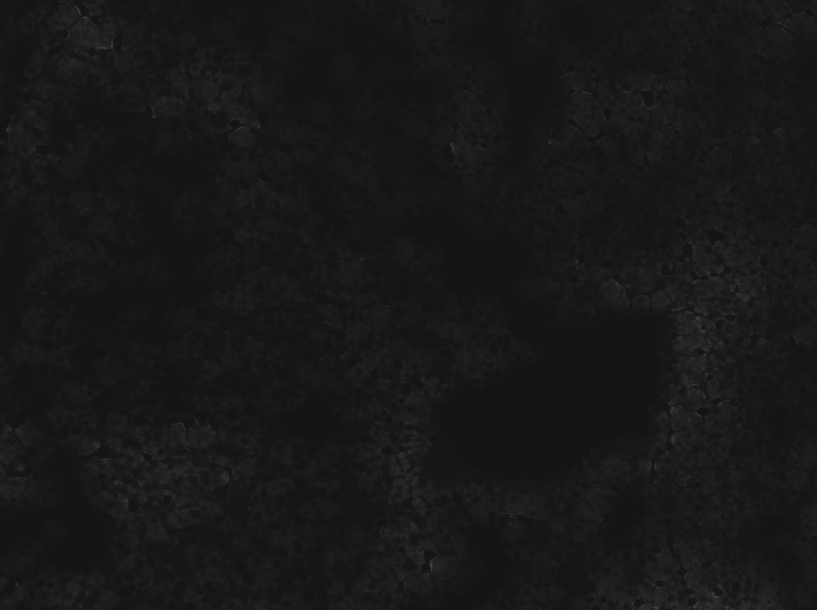
%> input picture Data/Tissue Samples/Blanks/WC012-9c-B1.tif, 817 x 610 px; its folder holds only this picture in this run
$ octave BlankSampleAnalysis.m   (GNU Octave 9; MATLAB toolbox functions it lacks are replaced by stand-ins)
%> lines starting %> are read from the running program, lines starting %| are printed output that depends on the picture; in (x1, y1, x2, y2) boxes, pixels count from 0 and x2, y2 are one past the last pixel; in counts of white or black regions, pixels touching at a corner belong together; the program's own positions count from 1
### Codes/Function/MaskSubtract.m
function [out] = MaskSubtract(img,input_mask,figure_num)
overlay = imoverlay(img,input_mask, 'red');
figure(figure_num);
imshow(overlay);
title({'Manually Subtracting: Drag the mouse to select a region'});
xlabel({'Once region is selected press [Enter] to continue or [R] to not count the selected region'});
overlap = seg();
out = input_mask - overlap;
out(out<0) = 0;
out(out>1) = 1;
out = logical(out);
end

### Codes/Function/seg.m
% Segment in/out beads/tissues using imfreehand
% input is a plot
function [s] = seg(b)
m = 0;
k = 1;
while k>0;
    q = imfreehand(); % Getting ROIs
    q = createMask(q);
    s(:,:,m+1) = q;
    m = k-m;
    k = k+1;
    prompt = ['Done? (Press [ENTER] to continue or [Y] to finish) \n' ...
             '      (Press [R] to not count that region)  '];
    in = input(prompt, 's');
    if isempty(in)
        s = sum(s, 3);
        continue
    elseif in=='r'
        continue
    else
        s = sum(s, 3);
        s = logical(s);
        break
    end
end
end

### Codes/Analysis/BlankSampleAnalysis.m
%% WARNING - Run cell by cell by pressing [CTRL] + [ENTER] to preserve necessary results

clear all; close all; clc;

CodeDir = pwd;
addpath(genpath('..'));

%% Loading images
directory = '../../Data/Tissue Samples/Blanks'; % Data directory to Tissue Samples
cd(directory); % change directory to [directory]
file = dir('W*.tif'); % locate all images that has name starting with W

for i=1:length(file)
    %% Analyzing pixel intensity for blank tissue samples
    filename = file(i).name; % extracting string from a struct
    img = imread(fullfile(filename)); % reading the image file
%> img is the input picture: size 610x817 uint8; min 19, max 71, mean 23.7

    TissueMask = imbinarize(img, 0.09); % 0.1 is a hyperparameter
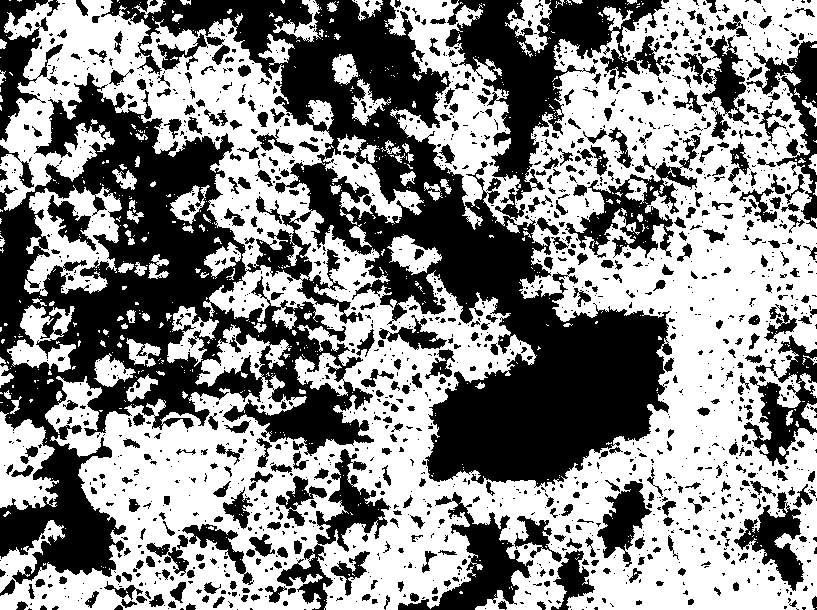
%> TissueMask: size 610x817 logical; 54.1% white; 1770 black regions (1258 under 20 px), largest, box (x1, y1, x2, y2) and area: (0, 0, 672, 584) 154629, (398, 492, 533, 610) 4888, (565, 135, 700, 258) 4609

    figure(1);
    imshow(img); title({[filename ' Tissue Mask Comparison']});

    figure_num = 2; % If needed, can always press [Y] to move on
    TissueMask = MaskSubtract(img, TissueMask, figure_num);
%> in MaskSubtract, `overlay = imoverlay(img,input_mask, 'red');`:
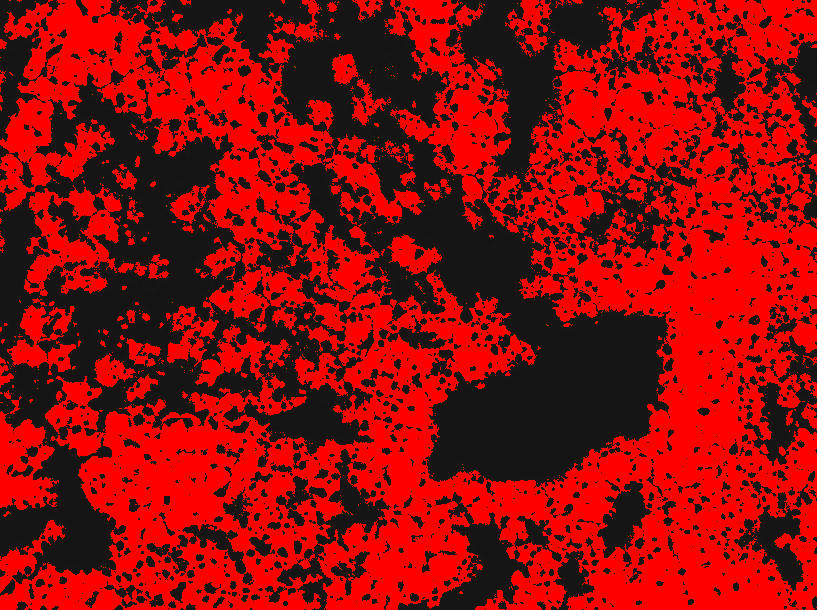
%> overlay: size 610x817x3 uint8; mean R, G, B 147.4, 9.6, 9.6
%> the run ends on the next line

$ run again, on Data/Tissue Samples/Blanks/WC012-9c-B2.tif
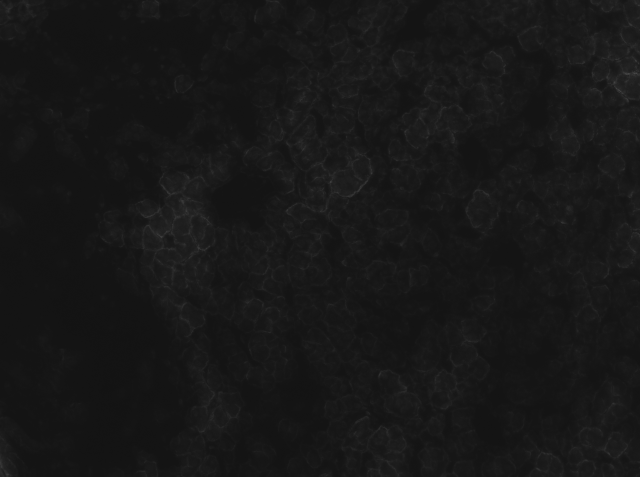
%> input picture Data/Tissue Samples/Blanks/WC012-9c-B2.tif, 640 x 477 px
%> img is the input picture: size 477x640 uint8; min 19, max 70, mean 23.5
%> `TissueMask = imbinarize(img, 0.09);`:
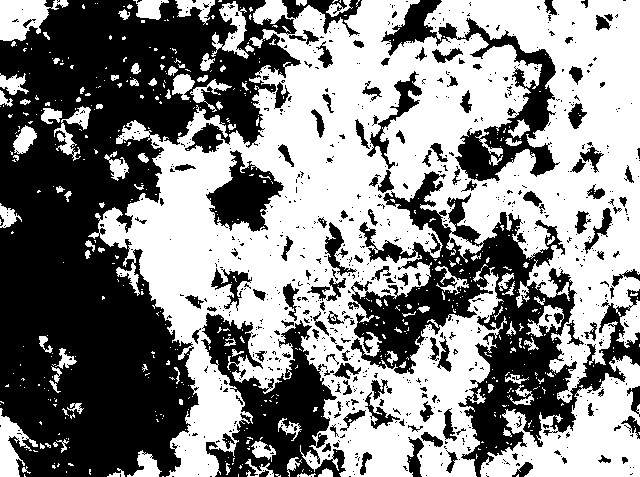
%> TissueMask: size 477x640 logical; 52.8% white; 830 black regions (686 under 20 px), largest, box (x1, y1, x2, y2) and area: (0, 0, 301, 477) 79340, (348, 171, 640, 477) 26661, (201, 313, 346, 477) 11004
%> in MaskSubtract, `overlay = imoverlay(img,input_mask, 'red');`:
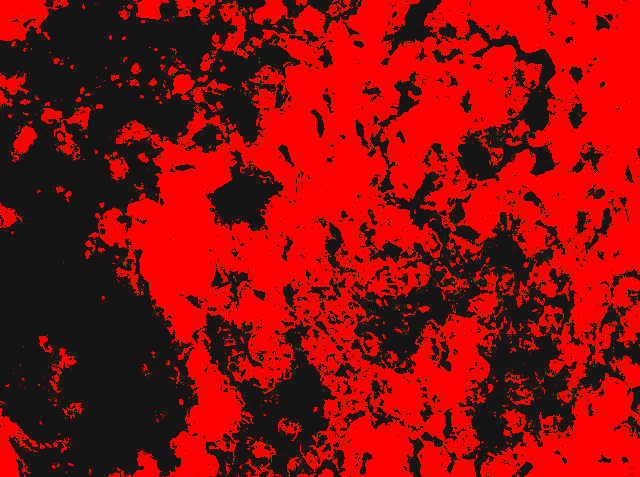
%> overlay: size 477x640x3 uint8; mean R, G, B 144.4, 9.8, 9.8
